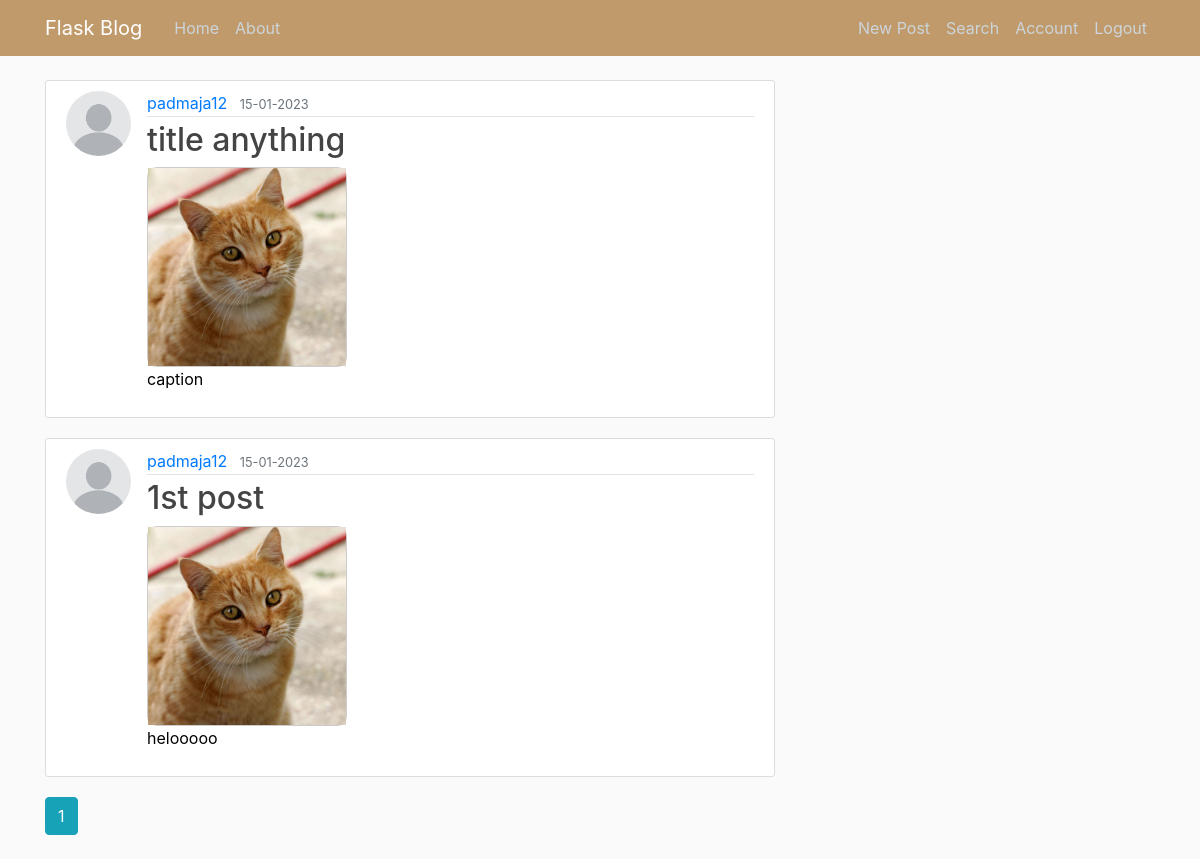
/home (signed in), run on the app's committed database.
### flaskblog/models.py (models this page shows, shortened)
class Post(db.Model):
    id = db.Column(db.Integer, primary_key=True)
    title = db.Column(db.String(100), nullable=False)
    date_posted = db.Column(db.DateTime, nullable=False, default=datetime.utcnow)
    content = db.Column(db.Text, nullable=False)
    user_id = db.Column(db.Integer, db.ForeignKey('user.id'), nullable=False)
    image_file = db.Column(db.String(20), nullable=False, default='default.jpg')
    likes = db.Column(db.Integer, default=0, nullable=False)
    comments = db.relationship('Comment', backref='post', lazy=True)
    user = db.relationship('User', lazy=True)

class User(db.Model, UserMixin):
    id = db.Column(db.Integer, primary_key=True)
    username = db.Column(db.String(20), unique=True, nullable=False)
    email = db.Column(db.String(120), unique=False, nullable=False)
    image_file = db.Column(db.String(20), nullable=False, default='default.jpg')
    password = db.Column(db.String(60), nullable=False)
    posts = db.relationship('Post',lazy=True)
    followed = db.relationship('Follow', foreign_keys=[Follow.follower_id],backref=db.backref('follower', lazy='joined'), lazy='dynamic',cascade='all, delete-orphan')
    followers = db.relationship('Follow', foreign_keys=[Follow.followed_id],backref=db.backref('followed', lazy='joined'), lazy='dynamic',cascade='all, delete-orphan')
    num_followers = db.Column(db.Integer, default=0)
    num_following = db.Column(db.Integer, default=0)
    created_posts = db.relationship('Post', backref='author', lazy=True,overlaps='posts')

### flaskblog/routes.py (the view)
@app.route("/")
@app.route("/home")
@login_required
def home():
    followed_users = db.session.query(Follow).filter_by(follower_id=current_user.id).join(Follow.followed).all()
    followed_user_ids = [user.followed_id for user in followed_users]
    post_query = Post.query.join(Post.user).filter(User.id.in_(followed_user_ids)).order_by(Post.date_posted.desc())
    page = request.args.get('page', 1, type=int)
    posts = post_query.paginate(page=page, per_page=20)
    return render_template('home.html', posts=posts)

### flaskblog/models.py (called while the page is built)
@login_manager.user_loader
def load_user(user_id):
    return User.query.get(int(user_id))

### flaskblog/templates/home.html
{% extends "layout.html" %}
{% block content %}
    {% for post in posts.items %}
        <article class="media content-section">
          <img class="rounded-circle article-img" src="{{ url_for('static', filename='profile_pics/' + post.author.image_file) }}">
          <div class="media-body">
            <div class="article-metadata">
              <a class="mr-2" href="{{ url_for('user_profile', username=post.author.username) }}">{{ post.author.username }}</a>
              <small class="text-muted">{{ post.date_posted.strftime('%d-%m-%Y') }}</small>
            </div>
            <h2><a class="article-title" href="{{ url_for('post', post_id=post.id) }}">{{ post.title }}</a></h2>
            <div class="post-image-square">
                <img src="{{ url_for('static', filename='post_images/' + post.image_file) }}" alt="post image">
            </div>
            <p class="article-content">{{ post.content }}</p>
          </div>
        </article>
    {% endfor %}
    {% for page_num in posts.iter_pages(left_edge=1, right_edge=1, left_current=1, right_current=2) %}
      {% if page_num %}
        {% if posts.page == page_num %}
          <a class="btn btn-info mb-4" href="{{ url_for('home', page=page_num) }}">{{ page_num }}</a>
        {% else %}
          <a class="btn btn-outline-info mb-4" href="{{ url_for('home', page=page_num) }}">{{ page_num }}</a>
        {% endif %}
      {% else %}
        ...
      {% endif %}
    {% endfor %}
{% endblock content %}

### flaskblog/static/main.css (style rules this page uses)
body { background: #fafafa; color: #000000; margin-top: 5rem; }
h1, h2, h3, h4, h5, h6 { color: #444444; }
.content-section { background: #ffffff; padding: 10px 20px; border: 1px solid #dddddd; border-radius: 3px; margin-bottom: 20px; }
.article-title { color: #444444; }
.article-content { white-space: pre-line; }
.article-img { height: 65px; width: 65px; margin-right: 16px; }
.article-metadata { padding-bottom: 1px; margin-bottom: 4px; border-bottom: 1px solid #e3e3e3 }
.post-image-square { width: 200px; height: 200px; object-fit: cover; border-radius: 10px; border: 1px solid #ccc; }
img { max-width: 100%; max-height: 300px; }

### data on the page
Post: image_file (placeholder picture), author.username "padmaja12", date_posted "15-01-2023", title "title anything", content "caption"
Post: image_file (placeholder picture), author.username "padmaja12", date_posted "15-01-2023", title "1st post", content "helooooo"

### other printed values
{{ page_num }} "1"
